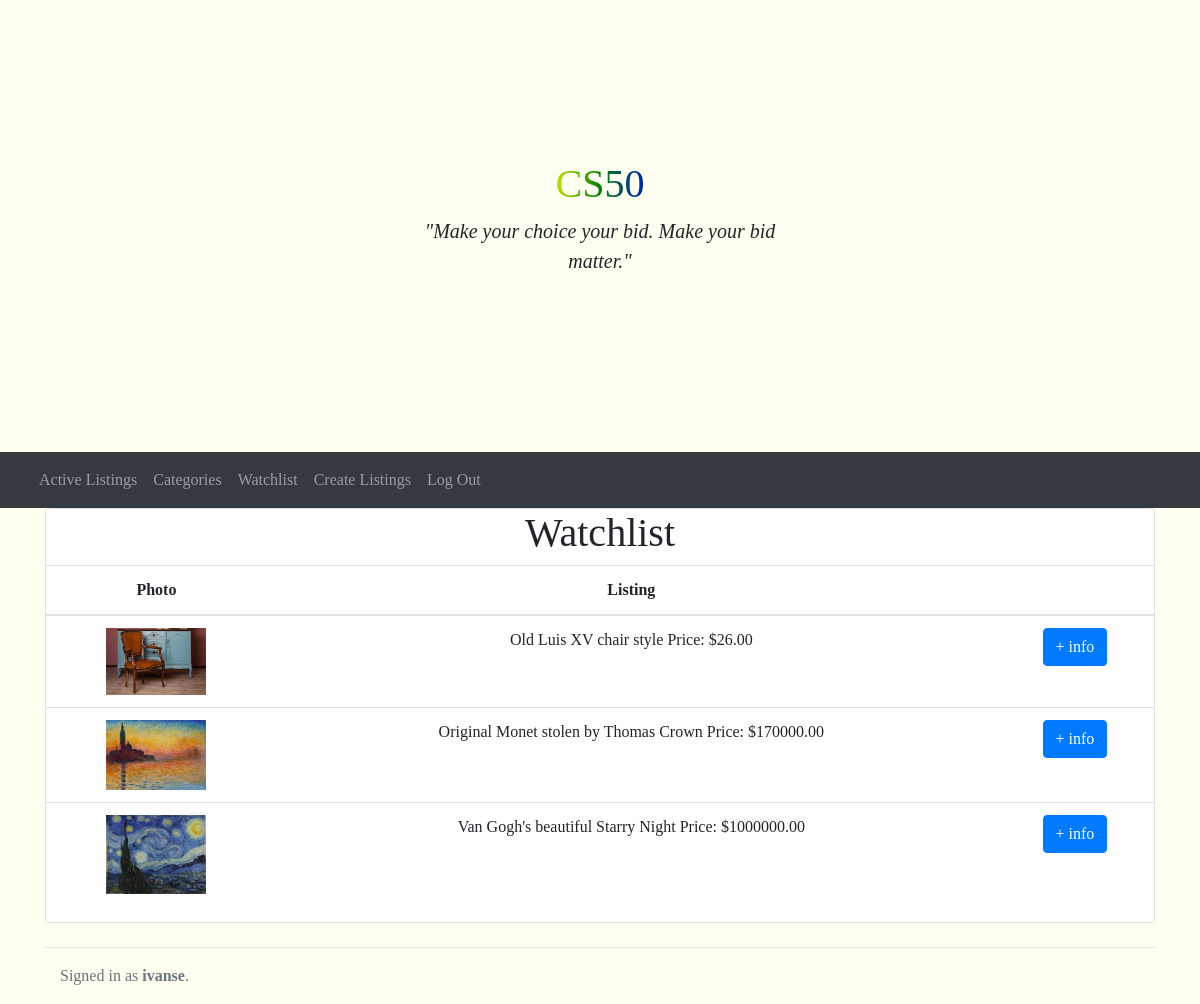
Page /watchlist (signed in) on the committed database.
### auctions/models.py (models this page shows)
class watchlist(models.Model):
    user = models.ForeignKey(
        User, on_delete=models.CASCADE, related_name="watchlist")
    listing = models.ForeignKey(
        listing,  on_delete=models.CASCADE, related_name="listing")

class listing(models.Model):
    item = models.CharField(max_length=255)
    description = models.CharField(max_length=255, blank=True)
    price = models.DecimalField(max_digits=10, decimal_places=2)
    category = models.CharField(max_length=67, choices=dicCategorie)
    tophorizon = models.DateTimeField(auto_now_add=True, blank=True)
    owner = models.ForeignKey(
        User, on_delete=models.CASCADE, related_name="owners")
    bid = models.ManyToManyField(bid, blank=True, related_name="bid")
    comments = models.ManyToManyField(
        comment, blank=True, related_name="comments")
    photo = models.ImageField(null=True, blank=True)
    closed = models.BooleanField(default=False)

class User(AbstractUser):
    pass

### auctions/views.py (the view)
# urls.py: path("watchlist", views.watchlist_view, name="watchlist"),
@login_required
def watchlist_view(request):
    user = User.objects.get(username=request.user)
    return render(request, "auctions/watchlist.html", {
        "watchlist": user.watchlist.all()
    })

### auctions/templates/auctions/watchlist.html
{% extends 'auctions/layout.html' %}
{% block body %}
<div class="container">
  <div class="card" >
    <h1 class="text">Watchlist</h1>
    <table class="table">
      <thead>
        <tr>
          <th scope="col">Photo</th>
          <th scope="col">Listing</th>
          <th scope="col"></th>
        </tr>
      </thead>
      <tbody>
          {% for listing in watchlist %}
        <tr>
          <th scope="row">
            <img src="{{ listing.listing.photo.url }}" alt="image" style="width: 100px; height: auto">
          </th>
          <td>
            {{ listing.listing.description }}
            Price: ${{ listing.listing.price }}
          </td>
          <td>
            <a href="{% url 'listing' listing.listing.id %}" type="submit" class="btn btn-primary">+ info</a>
          </td>
        </tr>
          {% endfor %}
      </tbody>
    </table>
  </div>
</div>
{% endblock %}

### auctions/templates/auctions/layout.html (shortened to what this page needs)
{% load static %}
<!DOCTYPE html>
<html lang="en">
<head>
  <link rel="stylesheet" href="https://stackpath.bootstrapcdn.com/bootstrap/4.4.1/css/bootstrap.min.css"
>
  <link href="{% static 'auctions/styles.css' %}" rel="stylesheet">
</head>
<body>
  <div class="position-relative overflow-hidden p-3 p-md-5 m-md-3 text-center ">
    <div class="col-md-5 p-lg-5 mx-auto my-5">
      <h1 class="rainbow-text">CS50</h1>
      <p class="lead fw-normal"><i class="fas fa-wine-bottle text">"Make your choice your bid. Make your bid matter."</i>
      </p>
    </div>
  </div>
  <nav class="navbar navbar-expand-sm navbar-dark bg-dark" aria-label="Third navbar example">
    <div class="container-fluid">
      <div class="collapse navbar-collapse" id="navbarsExample03">
        <ul class="navbar-nav me-auto mb-2 mb-sm-0">
          <li class="nav-item">
            <a class="nav-link" href="{% url 'index' %}">Active Listings</a>
          </li>
          <li class="nav-item">
            <a class="nav-link" href="{% url 'categories' %}">Categories</a>
          </li>
          <li class="nav-item">
            <a class="nav-link" href="{% url 'watchlist' %}">Watchlist</a>
          </li>
          <li class="nav-item">
            <a class="nav-link" href="{% url 'create_listings' %}">Create Listings</a>
          </li>
          {% if user.is_authenticated %}
          <li class="nav-item">
            <a class="nav-link" href="{% url 'logout' %}">Log Out</a>
          </li>
          {% endif %}
        </ul>
      </div>
    </div>
  </nav>
  <div class="container-fluid justify-content-center">
    {% block body %}
    {% endblock %}
  </div>
  <div class="container">
    <footer class="d-flex flex-wrap justify-content-between align-items-center py-3 my-4 border-top">
      <div class="col-md-4 d-flex align-items-center">
        <span class="text-muted">{% if user.is_authenticated %}
          Signed in as <strong>{{ user.username }}</strong>.
          {% else %}
          Not signed in.
          {% endif %}</span>
      </div>
    </footer>
  </div>
</body>
</html>

### auctions/static/auctions/styles.css (style rules this page uses)
html,body { height: 100%; width: 100%; }

### rows in the picture
watchlist: listing.photo (picture), listing.description "Old Luis XV chair style", listing.price "26.00"
watchlist: listing.photo (picture), listing.description "Original Monet stolen by Thomas Crown", listing.price "170000.00"
watchlist: listing.photo (picture), listing.description "Van Gogh's beautiful Starry Night", listing.price "1000000.00"
User: username "ivanse"
